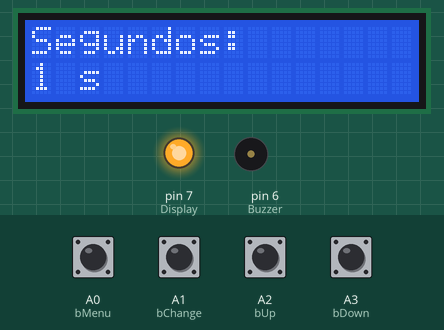
A sketch run on a simulated Arduino Uno, built with avr-gcc and run on an emulated ATmega328P. Parts: 16×2 character LCD, output pins drawn as LEDs (lit = HIGH), buzzer (waves = sounding, pin HIGH). The test bench sets the inputs (shaded band); at power-on: A0 (bMenu), A1 (bChange), A2 (bUp), A3 (bDown) HIGH.

Above: at 1.2 s.
1.3 s: A1 (bChange) pulled LOW for 0.15 s
At 1.76 s:
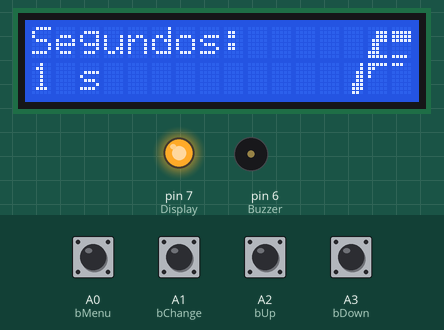
2.0 s: A2 (bUp) pulled LOW for 1 s
At 3.1 s:
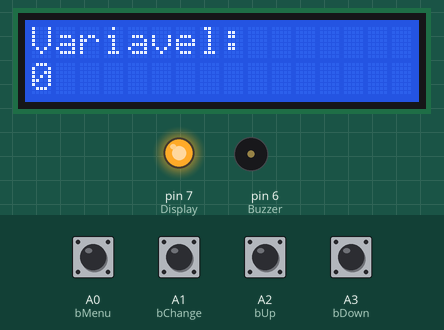
4.5 s: A0 (bMenu) pulled LOW for 0.15 s
At 5.7 s:
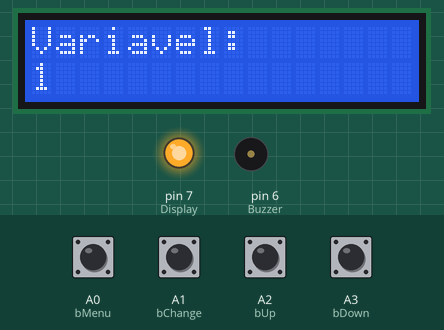
6.1 s: A2 (bUp) pulled LOW for 0.15 s
At 7.0 s:
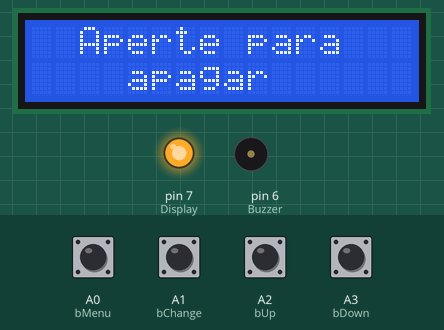
7.7 s: A2 (bUp) pulled LOW for 0.15 s
At 8.2 s:
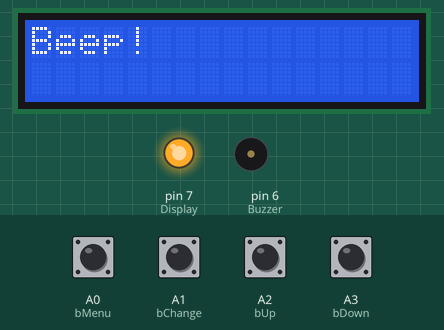
9.3 s: A1 (bChange) pulled LOW for 1 s
At 9.4 s:
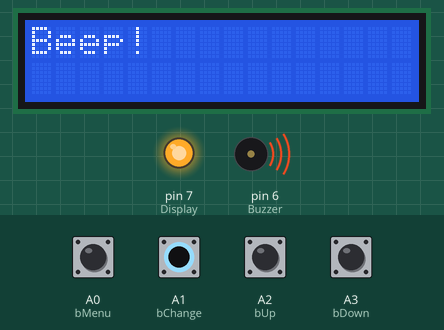
Timing chart, 0 to 12.3 s (numbered marks = the images above; inputs shaded):
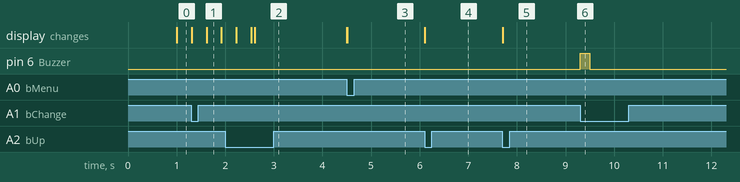

The sketch:

LCDexample.ino
```cpp
// Tutorial de Menu LCD por diagrama de estados
// Maurício Féo Rivello
// Detalhes em:
// http://engenheirando.com/arduino/displaylcd/
// Assista o vídeo sobre:
// http://www.youtube.com/watch?v=mcuReWQt_oo

#include <LiquidCrystal.h>

  // Definição dos pinos dos botões, luz do display e buzzer
#define Buzzer   6
#define Display  7
#define bMenu    A0  // Os pinos analógicos podem ser
#define bChange  A1  // usados como digitais, bastando
#define bUp      A2  // referenciá-los por A0, A1..
#define bDown    A3

#define bMenu0   90  // Valor de referência que a
#define bChange0 91  // função CheckButton() passa
#define bUp0     92  // indicando que um botão foi
#define bDown0   93  // solto

boolean aMenu, aChange, aUp, aDown;  // Grava o ultimo valor lidos nos botões.
// Utilizado pela função Checkbutton p/ identificar quando há uma alteração no estado do pino dos botões

int variavel;  // variavel a ser alterada pelo menu
char state=1;  // variável que guarda posição atual do menu
LiquidCrystal lcd(12, 11, 5, 4, 3, 2);  // Declaração do objeto tipo lcd

//============================================== SETUP
void setup()
{
  lcd.begin(16, 2);  // Iniciando a biblioteca do LCD

  pinMode(Display,OUTPUT);  // Luz de fundo do display
  pinMode(Buzzer, OUTPUT);  // Buzzer
  pinMode(bMenu,  INPUT);   // Botões
  pinMode(bChange,INPUT);
  pinMode(bUp,    INPUT);
  pinMode(bDown,  INPUT);

  digitalWrite(bMenu,  HIGH);  // Aciona o pull-up interno
  digitalWrite(bChange,HIGH);  // dos botões
  digitalWrite(bUp,    HIGH);
  digitalWrite(bDown,  HIGH);
  digitalWrite(Display,HIGH);  // Liga a luz do display.
}

//==============================================
//============================================== LOOP
void loop()
{
  switch (state) {  // Define checa qual tela atual

    case 1:          // executado quando na TELA 1
      switch (CheckButton()) {
        case bChange:
          Feo();
        break;
        case bUp:
          lcd.clear(); Set_state(4); // antes de mudar de tela, é necessário limpar o
        break;                       // display com a função lcd.clear()
        case bDown:
          lcd.clear(); Set_state(2);
        break;
        default:   // Caso nenhum botão tenha sido apertado, ela executa a set_state
          Set_state(1); // mesmo assim para atualizar o display.
      }
    break;

    case 2:          // executado quando na TELA 2
      switch (CheckButton()) {
        case bChange:  // Apita o buzzer quando o botão bChange é pressinado na tela 2
          digitalWrite(Buzzer,HIGH);
          delay(200);
          digitalWrite(Buzzer,LOW);
        break;
        case bUp:
          lcd.clear(); Set_state(1);
        break;
        case bDown:
          lcd.clear(); Set_state(3);
        break;
        default:
          Set_state(2);
      }
    break;

    case 3:          // executado quando na TELA 3
      switch (CheckButton()) {
        case bChange:
          digitalWrite(Display,LOW);
          delay(1000);
          digitalWrite(Display,HIGH);
        break;
        case bUp:
          lcd.clear(); Set_state(2);
        break;
        case bDown:
          lcd.clear(); Set_state(4);
        break;
        default:
          Set_state(3);
      }
    break;

    case 4:          // executado quando na TELA 4
      switch (CheckButton()) {
        case bMenu:
          lcd.clear(); variavel++;
        break;
        case bChange:
          lcd.clear(); variavel--;
        break;
        case bUp:
          lcd.clear(); Set_state(3);
        break;
        case bDown:
          lcd.clear(); Set_state(1);
        break;
        default:
          Set_state(4);
      }
    break;

    default: ;
  }
}
//============================================== FIM da função LOOP
//==============================================

//============================================== CheckButton
char CheckButton() {
  if (aMenu!=digitalRead(bMenu)) {
    aMenu=!aMenu;
    if (aMenu) return bMenu0; else return bMenu;
  } else
  if (aChange!=digitalRead(bChange)) {
    aChange=!aChange;
    if (aChange) return bChange0; else return bChange;
  } else
  if (aUp!=digitalRead(bUp)) {
    aUp=!aUp;
    if (aUp) return bUp0; else return bUp;
  } else
  if (aDown!=digitalRead(bDown)) {
    aDown=!aDown;
    if (aDown) return bDown0; else return bDown;
  } else
    return 0;
}

//========================================================
//============================================== Set_state
void Set_state(char index) {
  state = index;  // Atualiza a variável state para a nova tela
  switch (state) {  // verifica qual a tela atual e exibe o conteúdo correspondente
    case 1: //==================== state 1
      lcd.setCursor(0,0);
      lcd.print("Segundos:");
      lcd.setCursor(0,1);
      lcd.print( millis()/1000 , DEC);  // mostra os segundos na tela
      lcd.print(" s");
    break;
    case 2: //==================== state 2
      lcd.setCursor(0,0);
      lcd.print("Beep!");
    break;
    case 3: //==================== state 3
      lcd.setCursor(0,0);
      lcd.print("  Aperte para");
      lcd.setCursor(0,1);
      lcd.print("    apagar");
    break;
    case 4: //==================== state 4
      lcd.setCursor(0,0);
      lcd.print("Variavel:");
      lcd.setCursor(0,1);
      lcd.print(variavel, DEC);  // mostra o valor de "variavel"
    break;
    default: ;
  }
}


// Função que mostra o nome "Féo" passando na tela.
// Apenas uma assinatura.
//=======================================================  Display Feo
void Feo() {
  const byte a[2][15][8] = {
  {{0b00000,0b00000,0b00000,0b00000,0b00000,0b00000,0b00000,0b00000},
   {0b00000,0b00000,0b00000,0b00000,0b00000,0b00000,0b00000,0b00000},
   {0b00000,0b00000,0b00000,0b00000,0b00000,0b00000,0b00000,0b00000},
   {0b00000,0b00000,0b00000,0b00000,0b00000,0b00000,0b00000,0b00000},
   {0b00000,0b00000,0b00000,0b00001,0b00001,0b00001,0b00011,0b00011},
   {0b00000,0b11111,0b11111,0b11111,0b10000,0b10000,0b10000,0b11111},
   {0b00000,0b11111,0b11110,0b11100,0b00000,0b00000,0b00000,0b11000},
   {0b00000,0b00000,0b00000,0b00000,0b00000,0b00001,0b00011,0b00110},
   {0b00000,0b00110,0b01100,0b11000,0b00000,0b11100,0b00110,0b00010},
   {0b00000,0b00000,0b00000,0b00000,0b00000,0b00001,0b00011,0b00110},
   {0b00000,0b00000,0b00000,0b00000,0b11000,0b11100,0b00110,0b00011},
   {0b00000,0b00000,0b00000,0b00000,0b00000,0b00000,0b00000,0b00000},
   {0b00000,0b00000,0b00000,0b00000,0b00000,0b00000,0b00000,0b00000},
   {0b00000,0b00000,0b00000,0b00000,0b00000,0b00000,0b00000,0b00000},
   {0b00000,0b00000,0b00000,0b00000,0b00000,0b00000,0b00000,0b00000}},
  {{0b00000,0b00000,0b00000,0b00000,0b00000,0b00000,0b00000,0b00000},
   {0b00000,0b00000,0b00000,0b00000,0b00000,0b00000,0b00000,0b00000},
   {0b00000,0b00000,0b00000,0b00000,0b00000,0b00000,0b00000,0b00000},
   {0b00000,0b00000,0b00000,0b00000,0b00000,0b00000,0b00000,0b00000},
   {0b00111,0b00111,0b01110,0b01110,0b01100,0b11100,0b11100,0b11000},
   {0b11111,0b00000,0b00000,0b00000,0b00000,0b00000,0b00000,0b00000},
   {0b10000,0b00000,0b00000,0b00000,0b00000,0b00000,0b00000,0b00000},
   {0b01100,0b11111,0b11000,0b11000,0b01100,0b01100,0b00111,0b00001},
   {0b00011,0b11100,0b00000,0b00000,0b00010,0b00110,0b11100,0b10000},
   {0b01100,0b11000,0b11000,0b11000,0b01100,0b01100,0b00111,0b00011},
   {0b00001,0b00001,0b00001,0b00011,0b00110,0b01100,0b11000,0b10000},
   {0b00000,0b00000,0b00000,0b00000,0b00000,0b00000,0b00000,0b00000},
   {0b00000,0b00000,0b00000,0b00000,0b00000,0b00000,0b00000,0b00000},
   {0b00000,0b00000,0b00000,0b00000,0b00000,0b00000,0b00000,0b00000},
   {0b00000,0b00000,0b00000,0b00000,0b00000,0b00000,0b00000,0b00000}}
  };
  byte b[2][15][8];
  int k,i,j;
while (!digitalRead(bChange)) {
  lcd.setCursor(12,0);
  lcd.write(1);
  lcd.write(2);
  lcd.write(3);
  lcd.write(4);
  lcd.setCursor(12,1);
  lcd.write(5);
  lcd.write(6);
  lcd.write(7);
  lcd.write(8);
  for (k=0; k<2; k++)
  for (i=0; i<15; i++)
  for (j=0; j<8; j++)
    b[k][i][j]=a[k][i][j];
  for (j=0; j<55; j++) {
  lcd.createChar(1,  b[0][0]);
  lcd.createChar(2,  b[0][1]);
  lcd.createChar(3,  b[0][2]);
  lcd.createChar(4,  b[0][3]);
  lcd.createChar(5,  b[1][0]);
  lcd.createChar(6,  b[1][1]);
  lcd.createChar(7,  b[1][2]);
  lcd.createChar(8,  b[1][3]);
  for (i=0; i<15; i++) {
  for (k=0; k<8; k++) {
  b[0][i][k]=(b[0][i][k]<<1) + ((b[0][i+1][k]>>4)&(1));
  }
  }
  for (i=0; i<15; i++) {
  for (k=0; k<8; k++) {
  b[1][i][k]=(b[1][i][k]<<1) + ((b[1][i+1][k]>>4)&(1));
  }
  }
  delay(15);
  }
}
lcd.clear();
}
```

Measured:
- after the input at 2.0 s, the display: first differs from a run without the input after 0.60 s (image 2)
- after the input at 4.5 s, the display: first changes at once (image 3 shows a later state)
- after the input at 6.1 s, the display: changes at once (image 4)
- after the input at 7.7 s, the display: changes at once (image 5)
- after the input at 9.3 s, pin 6 (Buzzer): LOW → HIGH at once, → LOW 0.20 s later
